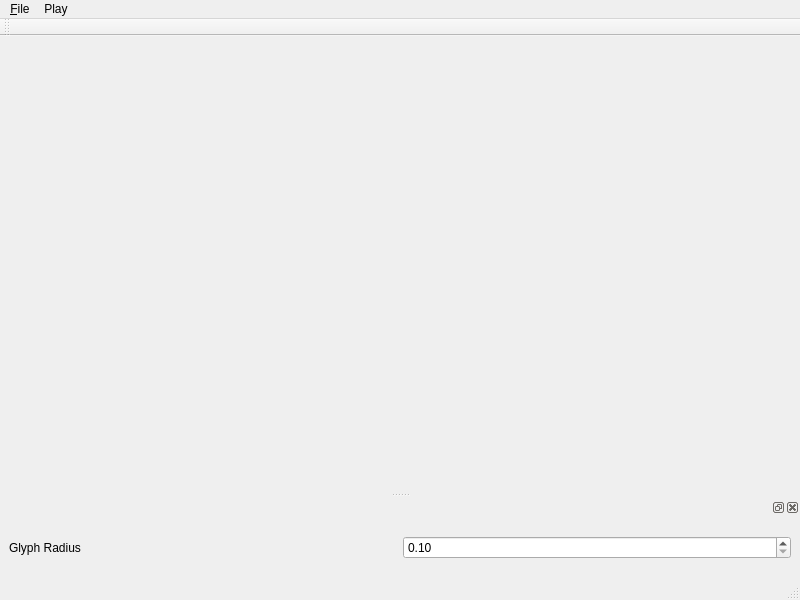
<?xml version="1.0" encoding="UTF-8"?>
<ui version="4.0">
 <class>AniWindow</class>
 <widget class="QMainWindow" name="AniWindow">
  <property name="geometry">
   <rect>
    <x>0</x>
    <y>0</y>
    <width>800</width>
    <height>600</height>
   </rect>
  </property>
  <property name="windowTitle">
   <string>Animation Window</string>
  </property>
  <widget class="QWidget" name="centralwidget">
   <widget class="QVTKWidget2" name="vtkwidget" native="true">
    <property name="geometry">
     <rect>
      <x>0</x>
      <y>0</y>
      <width>800</width>
      <height>544</height>
     </rect>
    </property>
   </widget>
  </widget>
  <widget class="QMenuBar" name="menubar">
   <property name="geometry">
    <rect>
     <x>0</x>
     <y>0</y>
     <width>800</width>
     <height>22</height>
    </rect>
   </property>
   <widget class="QMenu" name="menu_File">
    <property name="title">
     <string>&amp;File</string>
    </property>
    <addaction name="action_Open"/>
    <addaction name="action_Close"/>
   </widget>
   <widget class="QMenu" name="menuPlay">
    <property name="title">
     <string>Play</string>
    </property>
    <addaction name="actionForward"/>
    <addaction name="actionBackward"/>
    <addaction name="actionFirst"/>
    <addaction name="actionLast"/>
   </widget>
   <addaction name="menu_File"/>
   <addaction name="menuPlay"/>
  </widget>
  <widget class="QStatusBar" name="statusbar"/>
  <widget class="QToolBar" name="toolBar">
   <property name="windowTitle">
    <string>toolBar</string>
   </property>
   <property name="toolButtonStyle">
    <enum>Qt::ToolButtonTextOnly</enum>
   </property>
   <attribute name="toolBarArea">
    <enum>TopToolBarArea</enum>
   </attribute>
   <attribute name="toolBarBreak">
    <bool>false</bool>
   </attribute>
  </widget>
  <widget class="QDockWidget" name="dockWidget">
   <property name="minimumSize">
    <size>
     <width>349</width>
     <height>80</height>
    </size>
   </property>
   <attribute name="dockWidgetArea">
    <number>8</number>
   </attribute>
   <widget class="QWidget" name="dockWidgetContents">
    <layout class="QGridLayout" name="gridLayout">
     <item row="0" column="0">
      <layout class="QHBoxLayout" name="horizontalLayout">
       <item>
        <widget class="QLabel" name="label">
         <property name="text">
          <string>Glyph Radius</string>
         </property>
        </widget>
       </item>
       <item>
        <widget class="QDoubleSpinBox" name="glyphRadius">
         <property name="minimum">
          <double>0.100000000000000</double>
         </property>
         <property name="singleStep">
          <double>0.100000000000000</double>
         </property>
        </widget>
       </item>
      </layout>
     </item>
    </layout>
   </widget>
  </widget>
  <action name="action_Open">
   <property name="text">
    <string>&amp;Open</string>
   </property>
   <property name="shortcut">
    <string>Ctrl+O</string>
   </property>
  </action>
  <action name="action_Close">
   <property name="text">
    <string>&amp;Close</string>
   </property>
  </action>
  <action name="actionForward">
   <property name="text">
    <string>&amp;Forward</string>
   </property>
   <property name="shortcut">
    <string>Ctrl+3</string>
   </property>
  </action>
  <action name="actionBackward">
   <property name="text">
    <string>Backward</string>
   </property>
   <property name="shortcut">
    <string>Ctrl+2</string>
   </property>
  </action>
  <action name="actionFirst">
   <property name="text">
    <string>First</string>
   </property>
   <property name="shortcut">
    <string>Ctrl+1</string>
   </property>
  </action>
  <action name="actionLast">
   <property name="text">
    <string>Last</string>
   </property>
   <property name="shortcut">
    <string>Ctrl+4</string>
   </property>
  </action>
 </widget>
 <customwidgets>
  <customwidget>
   <class>QVTKWidget2</class>
   <extends>QWidget</extends>
   <header>QVTKWidget2.h</header>
   <container>1</container>
  </customwidget>
 </customwidgets>
 <resources/>
 <connections/>
</ui>
